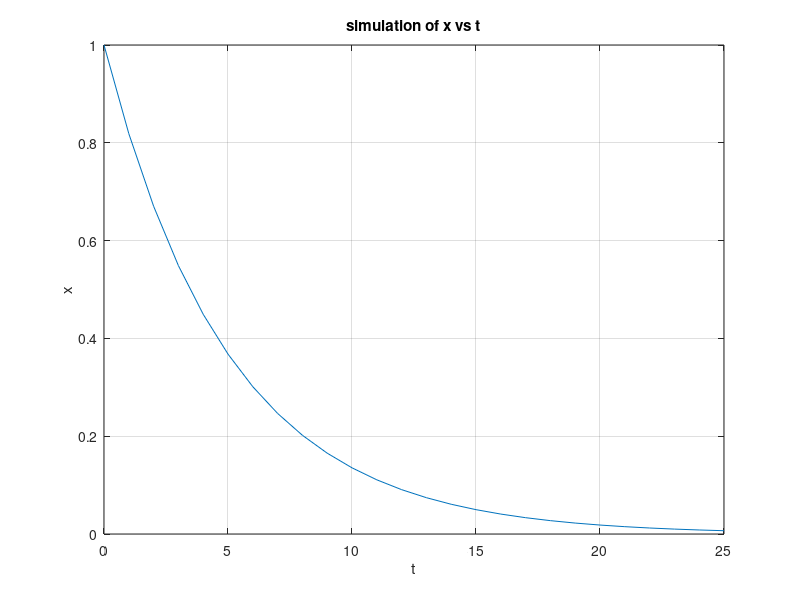

The MATLAB script that drew this image:
%defining variables
T=5;
a=-1/T;

%initial conditions
x0=1;
t=[0:1:25]

%function definition
x=exp(a*t)*x0;

%Plotting
plot(t,x);
grid
title('simulation of x vs t')
xlabel('t')
ylabel('x')